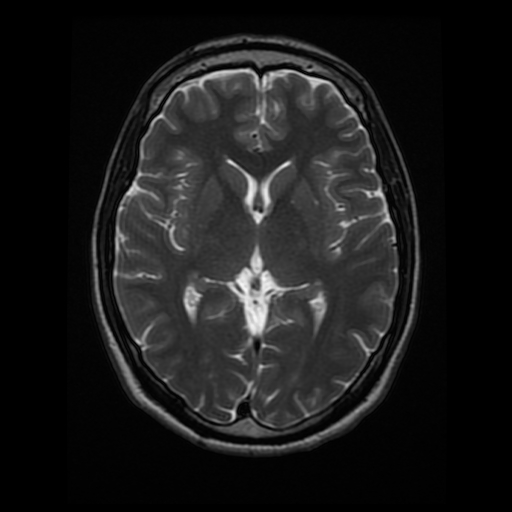
#> input picture images/brain_MR.jpg, 512 x 512 px
$ python 'Low Pass Filter.py'
#> lines starting #> are read from the running program, lines starting #| are printed output that depends on the picture; after the words box and inside, x2 and y2 are one past the last pixel; in counts of white or black regions, pixels touching at a corner belong together
import numpy as np
import matplotlib.pyplot as plt
import cv2

# Importing the images
image = cv2.imread('images/brain_MR.jpg')
#> image is the input picture: shape (512, 512, 3); min 0, max 247, mean 26.9

im_copy = np.copy(image)
im_copy = cv2.cvtColor(im_copy, cv2.COLOR_BGR2RGB)

im_gray = cv2.cvtColor(im_copy, cv2.COLOR_RGB2GRAY)

# Applying low pass filter to the image
blurred_im = cv2.GaussianBlur(im_gray, (5, 5), 0)

# Applying high pass filter on the blurred and unblurred images
sobel_x = np.array([[-2, 0, 2],
                    [-1, 0, 1],
                    [-2, 0, 2]])

filtered = cv2.filter2D(im_gray, -1, sobel_x)
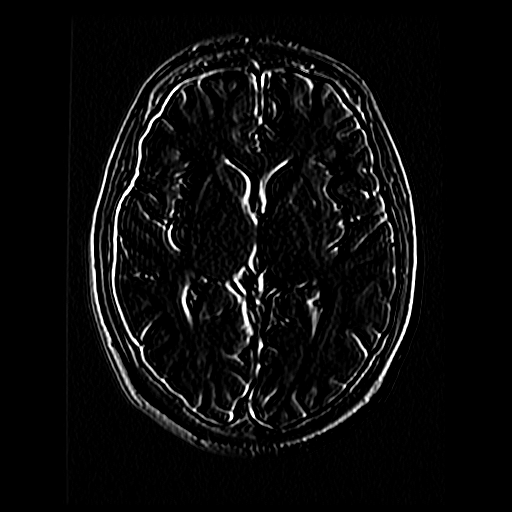
#> filtered: shape (512, 512); min 0, max 255, mean 11.6
filtered_blurred = cv2.filter2D(blurred_im, -1, sobel_x)
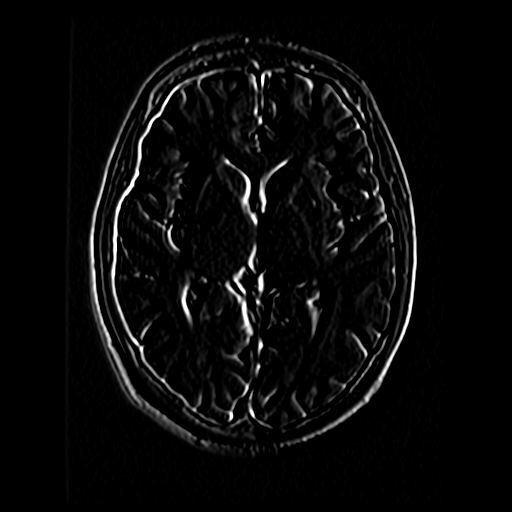
#> filtered_blurred: shape (512, 512); min 0, max 255, mean 9.6

retval, binary_image = cv2.threshold(
    filtered, 50, 255, cv2.THRESH_BINARY)
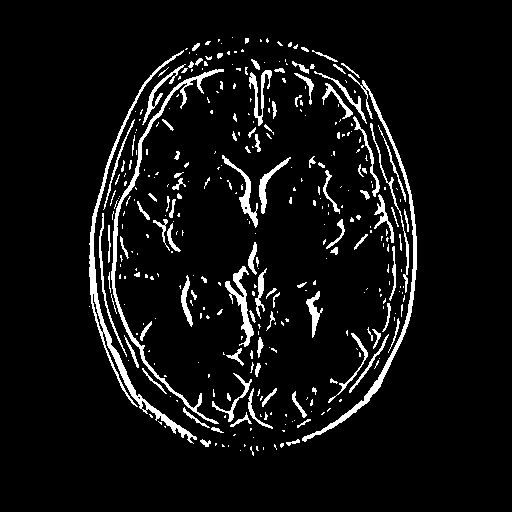
#> binary_image: shape (512, 512); 6.6% white; 353 white regions (244 under 20 px), largest, box (x1, y1, x2, y2) and area: (89, 50, 197, 444) 2283, (111, 69, 224, 424) 1794, (302, 74, 417, 442) 1769

retval, binary_image_blurred = cv2.threshold(
    filtered_blurred, 50, 255, cv2.THRESH_BINARY)
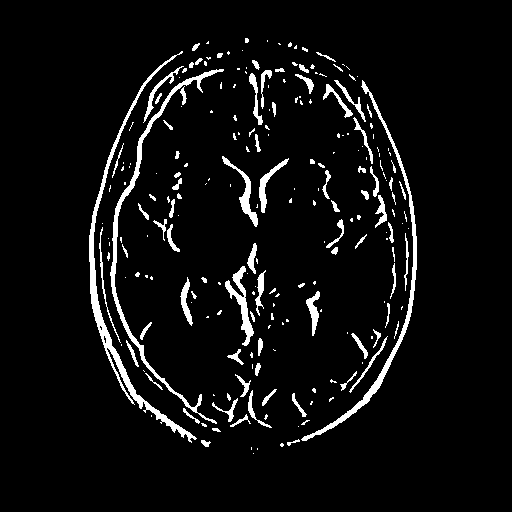
#> binary_image_blurred: shape (512, 512); 5.6% white; 227 white regions (137 under 20 px), largest, box (x1, y1, x2, y2) and area: (89, 51, 197, 443) 2403, (110, 69, 224, 424) 1897, (301, 80, 417, 441) 1749

f, (ax1, ax2) = plt.subplots(1, 2, figsize=(20, 10))
ax1.imshow(binary_image, cmap='gray')
ax2.imshow(binary_image_blurred, cmap='gray')
plt.show()
